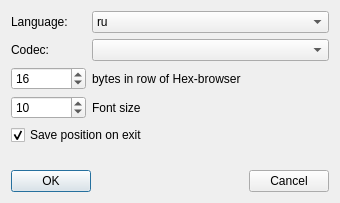
<?xml version="1.0" encoding="UTF-8"?>
<ui version="4.0">
 <class>DialogPreferences</class>
 <widget class="QDialog" name="DialogPreferences">
  <property name="geometry">
   <rect>
    <x>0</x>
    <y>0</y>
    <width>340</width>
    <height>203</height>
   </rect>
  </property>
  <property name="windowTitle">
   <string extracomment="Настройки">Preferences</string>
  </property>
  <property name="modal">
   <bool>true</bool>
  </property>
  <layout class="QVBoxLayout" name="verticalLayout">
   <item>
    <layout class="QGridLayout" name="gridLayout">
     <item row="0" column="0">
      <widget class="QLabel" name="flowControlLabel_4">
       <property name="text">
        <string extracomment="Язык:">Language:</string>
       </property>
      </widget>
     </item>
     <item row="2" column="1">
      <widget class="QLabel" name="label">
       <property name="toolTip">
        <string extracomment="Количество байт в строке шестнадцатиричного отображения">bytes in row of Hex-browser</string>
       </property>
       <property name="whatsThis">
        <string extracomment="Количество байт в строке шестнадцатиричного отображения">bytes in row of Hex-browser</string>
       </property>
       <property name="text">
        <string extracomment="байт в строке Hex-браузера">bytes in row of Hex-browser</string>
       </property>
      </widget>
     </item>
     <item row="1" column="0">
      <widget class="QLabel" name="flowControlLabel_3">
       <property name="text">
        <string>Codec:</string>
       </property>
      </widget>
     </item>
     <item row="0" column="1">
      <widget class="QComboBox" name="comboLanguage">
       <property name="sizePolicy">
        <sizepolicy hsizetype="Expanding" vsizetype="Fixed">
         <horstretch>0</horstretch>
         <verstretch>0</verstretch>
        </sizepolicy>
       </property>
       <item>
        <property name="text">
         <string notr="true">ru</string>
        </property>
       </item>
       <item>
        <property name="text">
         <string notr="true">en</string>
        </property>
       </item>
      </widget>
     </item>
     <item row="2" column="0">
      <widget class="QSpinBox" name="sbBytesPerLine">
       <property name="minimumSize">
        <size>
         <width>75</width>
         <height>0</height>
        </size>
       </property>
       <property name="toolTip">
        <string>bytes in row of Hex-browser</string>
       </property>
       <property name="whatsThis">
        <string>bytes in row of Hex-browser</string>
       </property>
       <property name="styleSheet">
        <string notr="true"/>
       </property>
       <property name="minimum">
        <number>1</number>
       </property>
       <property name="maximum">
        <number>64</number>
       </property>
       <property name="value">
        <number>16</number>
       </property>
      </widget>
     </item>
     <item row="1" column="1">
      <widget class="QComboBox" name="comboCodec">
       <property name="sizePolicy">
        <sizepolicy hsizetype="Expanding" vsizetype="Fixed">
         <horstretch>0</horstretch>
         <verstretch>0</verstretch>
        </sizepolicy>
       </property>
      </widget>
     </item>
     <item row="3" column="0">
      <widget class="QSpinBox" name="sbFontSize">
       <property name="minimumSize">
        <size>
         <width>75</width>
         <height>0</height>
        </size>
       </property>
       <property name="toolTip">
        <string>UI font size in points</string>
       </property>
       <property name="whatsThis">
        <string>UI font size in points</string>
       </property>
       <property name="styleSheet">
        <string notr="true"/>
       </property>
       <property name="minimum">
        <number>6</number>
       </property>
       <property name="maximum">
        <number>30</number>
       </property>
       <property name="value">
        <number>10</number>
       </property>
      </widget>
     </item>
     <item row="3" column="1">
      <widget class="QLabel" name="label_2">
       <property name="toolTip">
        <string extracomment="Количество байт в строке шестнадцатиричного отображения">UI font size in points</string>
       </property>
       <property name="whatsThis">
        <string extracomment="Количество байт в строке шестнадцатиричного отображения">UI font size in points</string>
       </property>
       <property name="text">
        <string extracomment="байт в строке Hex-браузера">Font size</string>
       </property>
      </widget>
     </item>
    </layout>
   </item>
   <item>
    <widget class="QCheckBox" name="cbSavePos">
     <property name="toolTip">
      <string>Save position and size of application on exit</string>
     </property>
     <property name="whatsThis">
      <string>Save position and size of application on exit</string>
     </property>
     <property name="text">
      <string extracomment="Сохранять позицию при выходе">Save position on exit</string>
     </property>
     <property name="checked">
      <bool>true</bool>
     </property>
    </widget>
   </item>
   <item>
    <spacer name="verticalSpacer">
     <property name="orientation">
      <enum>Qt::Vertical</enum>
     </property>
     <property name="sizeHint" stdset="0">
      <size>
       <width>20</width>
       <height>40</height>
      </size>
     </property>
    </spacer>
   </item>
   <item>
    <layout class="QHBoxLayout" name="horizontalLayout_2">
     <property name="bottomMargin">
      <number>0</number>
     </property>
     <item>
      <widget class="QPushButton" name="btOK">
       <property name="text">
        <string notr="true">OK</string>
       </property>
      </widget>
     </item>
     <item>
      <spacer name="horizontalSpacer">
       <property name="orientation">
        <enum>Qt::Horizontal</enum>
       </property>
       <property name="sizeHint" stdset="0">
        <size>
         <width>40</width>
         <height>20</height>
        </size>
       </property>
      </spacer>
     </item>
     <item>
      <widget class="QPushButton" name="btCancel">
       <property name="text">
        <string>Cancel</string>
       </property>
      </widget>
     </item>
    </layout>
   </item>
  </layout>
 </widget>
 <resources/>
 <connections/>
</ui>
